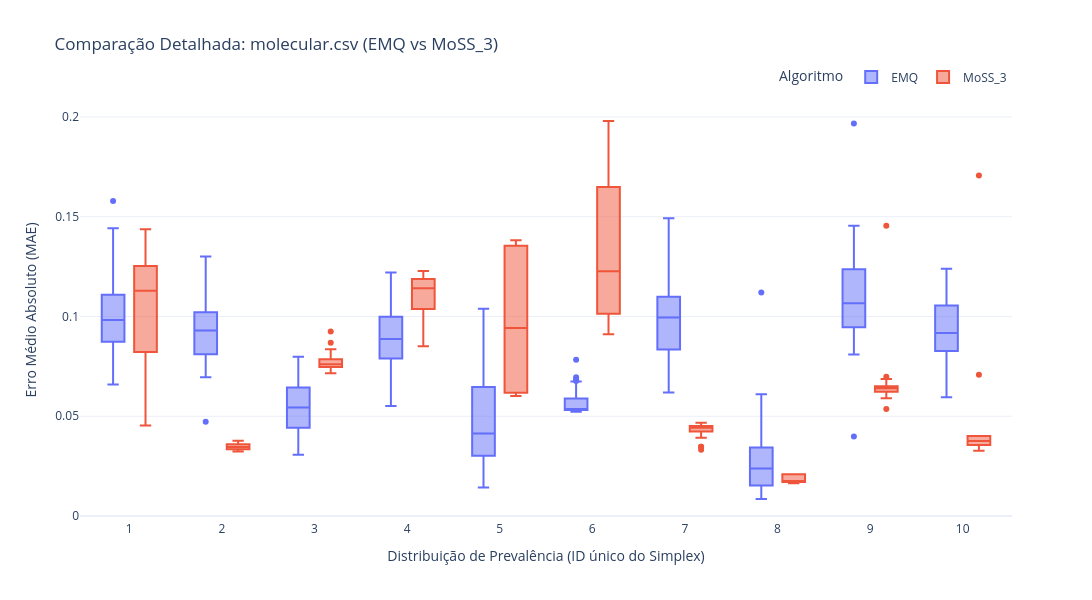

Notebook cell for this chart:
### Code cell
import pandas as pd
import plotly.express as px
import numpy as np

# ============================================================
# 1. CONFIGURAÇÕES (Devem ser iguais às do seu experimento)
# ============================================================
REPEATS = 30  # Número de repetições por prevalência (protocolo.repeats)
DATASET_ALVO = 'molecular.csv'
MODELOS_ALVO = ['EMQ', 'MoSS_3']

# ============================================================
# 2. CARREGAR E FILTRAR
# ============================================================
df = pd.read_csv("cross_nclasses_experiment.csv")

# Filtrar apenas o dataset molecular e os modelos EMQ e MoSS_3
df_filtered = df[(df['dataset'] == DATASET_ALVO) & 
                 (df['modelo'].isin(MODELOS_ALVO))].copy()

# ============================================================
# 3. ORGANIZAR IDs DE PREVALÊNCIA
# ============================================================
# Ordenamos para garantir que o contador 'cumcount' siga a sequência de execução
df_filtered = df_filtered.sort_values(['modelo', 'dataset'])

# Criar o ID (1, 2, 3...) baseado no número de repetições
# O UPP processa 'N' prevalências, cada uma repetida 'REPEATS' vezes.
df_filtered['prevalencia_id'] = df_filtered.groupby('modelo').cumcount() // REPEATS + 1

# ============================================================
# 4. GERAR O GRÁFICO (Visual Acadêmico)
# ============================================================
fig = px.box(
    df_filtered, 
    x="prevalencia_id", 
    y="erro", 
    color="modelo",
    title=f"Comparação Detalhada: {DATASET_ALVO} (EMQ vs MoSS_3)",
    labels={
        "prevalencia_id": "ID da Prevalência (Lote do Protocolo UPP)",
        "erro": "Erro Médio Absoluto (MAE)",
        "modelo": "Algoritmo"
    },
    boxmode="group",      # Coloca os modelos lado a lado em cada ID
    points="outliers"     # "outliers" para visual limpo, "all" para depuração
)

# ============================================================
# 5. AJUSTES DE LAYOUT E SALVAMENTO
# ============================================================
fig.update_layout(
    template="plotly_white",
    height=600,
    width=1200,
    xaxis=dict(
        tickmode='linear', 
        dtick=1,
        title="Distribuição de Prevalência (ID único do Simplex)"
    ),
    legend=dict(
        orientation="h", 
        yanchor="bottom", 
        y=1.02, 
        xanchor="right", 
        x=1
    )
)

# Salvar e mostrar
fig.write_html("resultado_final_molecular.html")
fig.show()

print(f"✅ Gráfico gerado com sucesso para {DATASET_ALVO}!")
print(f"📊 Total de pontos por modelo: {len(df_filtered)/2}")

### Figure 1 — Plotly figure (JSON) as saved in the notebook; plotly's stock layout.template omitted (floating-point values rounded to 4 significant figures; data arrays with more than 128 entries replaced by an {"elided": "..."} marker saying what was removed)
{"data": [{"alignmentgroup": "True", "boxpoints": "outliers", "hovertemplate": "Algoritmo=EMQ<br>ID da Prevalência (Lote do Protocolo UPP)=%{x}<br>Erro Médio Absoluto (MAE)=%{y}<extra></extra>", "legendgroup": "EMQ", "marker": {"color": "#636efa"}, "name": "EMQ", "notched": false, "offsetgroup": "EMQ", "orientation": "v", "showlegend": true, "type": "box", "x": {"elided": "300 int values"}, "x0": " ", "xaxis": "x", "y": {"elided": "300 float values"}, "y0": " ", "yaxis": "y"}, {"alignmentgroup": "True", "boxpoints": "outliers", "hovertemplate": "Algoritmo=MoSS_3<br>ID da Prevalência (Lote do Protocolo UPP)=%{x}<br>Erro Médio Absoluto (MAE)=%{y}<extra></extra>", "legendgroup": "MoSS_3", "marker": {"color": "#EF553B"}, "name": "MoSS_3", "notched": false, "offsetgroup": "MoSS_3", "orientation": "v", "showlegend": true, "type": "box", "x": {"elided": "300 int values"}, "x0": " ", "xaxis": "x", "y": {"elided": "300 float values"}, "y0": " ", "yaxis": "y"}], "layout": {"boxmode": "group", "height": 600, "legend": {"orientation": "h", "title": {"text": "Algoritmo"}, "tracegroupgap": 0, "x": 1, "xanchor": "right", "y": 1.02, "yanchor": "bottom"}, "title": {"text": "Comparação Detalhada: molecular.csv (EMQ vs MoSS_3)"}, "width": 1200, "xaxis": {"anchor": "y", "domain": [0, 1], "dtick": 1, "tickmode": "linear", "title": {"text": "Distribuição de Prevalência (ID único do Simplex)"}}, "yaxis": {"anchor": "x", "domain": [0, 1], "title": {"text": "Erro Médio Absoluto (MAE)"}}}}
